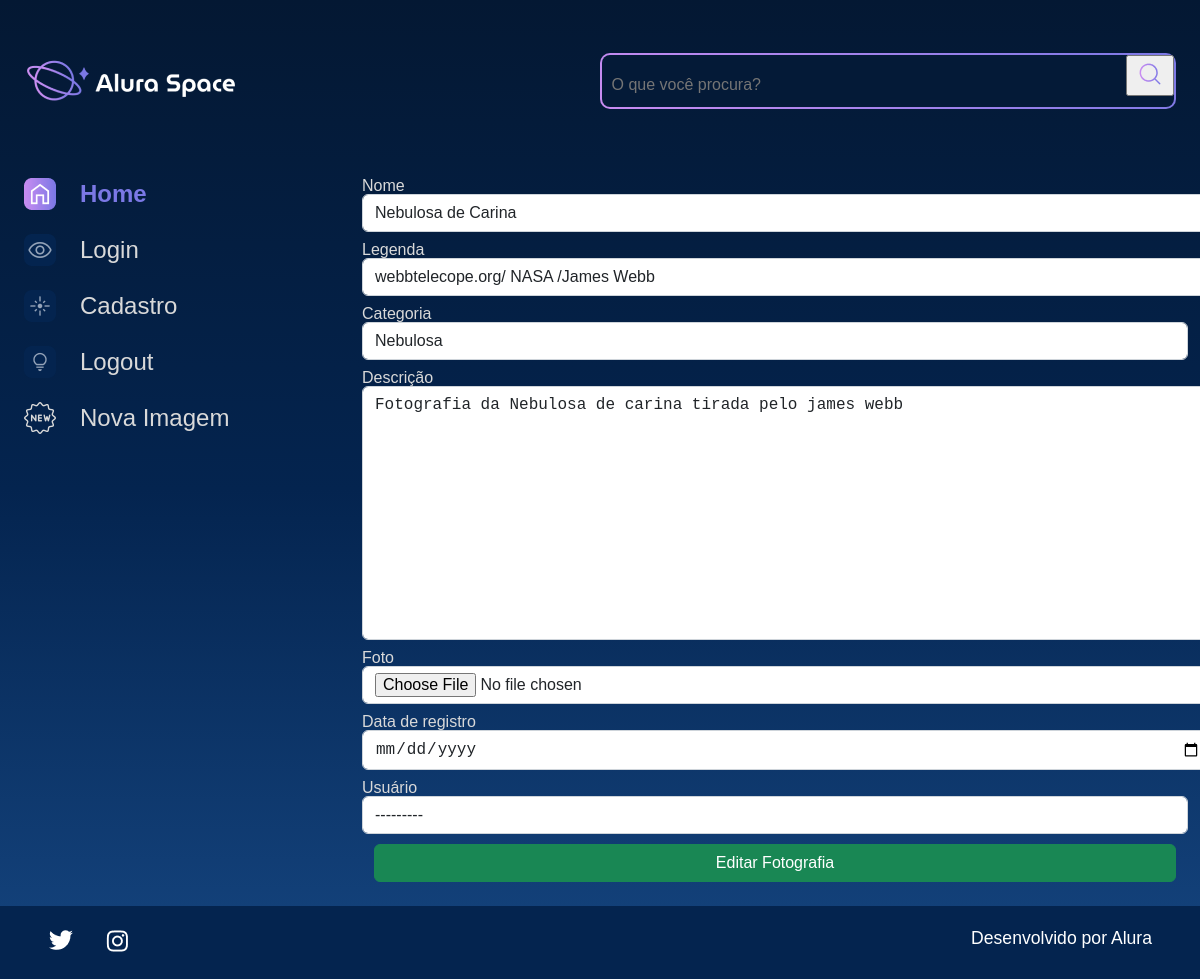
/editar-imagem/1, run on the app's committed database.
### apps/galeria/models.py (models this page shows, shortened)
class Fotografia(models.Model):
    OPCOES_CATEGORIA = [
        ("NEBULOSA","Nebulosa"),
        ("ESTRELA","Estrela"),
        ("GALÁXIA","Galáxia"),
        ("PLANETA","Planeta"),
    ]
    nome = models.CharField(max_length=100, null=False, blank=False)
    legenda = models.CharField(max_length=150, null=False, blank=False)
    categoria = models.CharField(max_length=100, choices=OPCOES_CATEGORIA, default='')
    descricao = models.TextField(null=False, blank=False)
    foto = models.ImageField(upload_to="fotos/%Y/%m/%d/", blank=True)
    publicada = models.BooleanField(default=True)
    data_fotografia = models.DateTimeField(default=datetime.now, blank=False)
    usuario = models.ForeignKey(
        to=User,
        on_delete=models.SET_NULL,
        null=True,
        blank=False,
        related_name='user'
    )

### apps/galeria/views.py (the view)
# urls.py: path('editar-imagem/<int:foto_id>', editar_imagem, name='editar_imagem'),
def editar_imagem(request, foto_id):
    fotografia = Fotografia.objects.get(id=foto_id)
    form = FotografiaForms(instance=fotografia)
    if request.method == 'POST':
        form = FotografiaForms(request.POST, request.FILES, instance=fotografia)
        if form.is_valid():
            form.save()
            messages.success(request, 'Fotografia editada com sucesso!')
            return redirect('index')
    return render(request, 'galeria/editar_imagem.html', {'form': form, 'foto_id': foto_id})

### apps/galeria/forms.py
class FotografiaForms(forms.ModelForm):
    class Meta:
        model = Fotografia
        exclude = ['publicada',]
        labels = {
            'descricao':'Descrição',
            'data_fotografia': 'Data de registro',
            'usuario': 'Usuário',
        }
        widgets = {
            'nome': forms.TextInput(attrs={'class':'form-control'}),
            'legenda': forms.TextInput(attrs={'class':'form-control'}),
            'categoria': forms.Select(attrs={'class':'form-control'}),
            'descricao': forms.Textarea(attrs={'class':'form-control'}),
            'foto': forms.FileInput(attrs={'class':'form-control'}),
            'data_fotografia': forms.DateInput(
                format = '%d/%m/%Y',
                attrs={
                    'type':'date',
                    'class':'form-control'
                }
            ),
            'usuario': forms.Select(attrs={'class':'form-control'}),
        }

### templates/galeria/editar_imagem.html (shortened to what this page needs)
{% extends 'shared/base.html' %}
{% load static %}
{% block content %}
            <section class="galeria" style="margin-left: 5em">
                <form action="{% url 'editar_imagem' foto_id %}" method="POST" enctype="multipart/form-data">
                    <div class="row">
                        {% for field in form.visible_fields %}
                        <div class="col-12 col-lg-12" style="margin-bottom: 10px;">
                            <label for="{{ field.id_for_label }}" style="color:#D9D9D9; margin-bottom: 5px;">{{field.label}}</label>
                            {{ field }}
                        </div>
                        {% endfor %}
                    </div>
                    <div>
                        <button type="submit" class="btn btn-success col-12" style="padding: top 5px;">Editar Fotografia</button>
                    </div>
                </form>
            </section>
        </main>
    </div>
</body>
{% endblock %}

### setup/static/styles/style.css (style rules this page uses)
html, body, div, span, applet, object, iframe, h1, h2, h3, h4, h5, h6, p, blockquote, pre, a, abbr, acronym, address, big, cite, code, del, dfn, em, img, ins, kbd, q, s, samp, small, strike, strong, sub, sup, tt, var, b, u, i, center, dl, dt, dd, ol, ul, li, fieldset, form, label, legend, table, caption, tbody, tfoot, thead, tr, th, td, article, aside, canvas, details, embed, figure, figcaption, footer, header, hgroup, menu, nav, output, ruby, section, summary, time, mark, audio, video { margin: 0; padding: 0; border: 0; font-size: 100%; font: inherit; vertical-align: baseline; }
article, aside, details, figcaption, figure, footer, header, hgroup, menu, nav, section { display: block; }
body { line-height: 1; font-family: 'Space Grotesk', sans-serif; min-height: 100vh; background: linear-gradient(#041833,#04244F,#154580); background-repeat: no-repeat; background-position: center; background-size: cover; }
.galeria { display: flex; width: 100%; }
.row { --bs-gutter-x: 1.5rem; --bs-gutter-y: 0; display: flex; flex-wrap: wrap; margin-top: calc(-1 * var(--bs-gutter-y)); margin-right: calc(-.5 * var(--bs-gutter-x)); margin-left: calc(-.5 * var(--bs-gutter-x)); }
.col-12 { flex: 0 0 auto; width: 100%; }
.btn { --bs-btn-padding-x: 0.75rem; --bs-btn-padding-y: 0.375rem; --bs-btn-font-family: ; --bs-btn-font-size: 1rem; --bs-btn-font-weight: 400; --bs-btn-line-height: 1.5; --bs-btn-color: #212529; --bs-btn-bg: transparent; --bs-btn-border-width: 1px; --bs-btn-border-color: transparent; --bs-btn-border-radius: 0.375rem; --bs-btn-hover-border-color: transparent; --bs-btn-box-shadow: inset 0 1px 0 rgba(255, 255, 255, 0.15),0 1px 1px rgba(0, 0, 0, 0.075); --bs-btn-disabled-opacity: 0.65; --bs-btn-focus-box-shadow: 0 0 0 0.25rem rgba(var(--bs-btn-focus-shadow-rgb), .5); display: inline-block; padding: var(--bs-btn-padding-y) var(--bs-btn-padding-x); font-family: var(--bs-btn-font-family); font-size: var(--bs-btn-font-size); font-weight: var(--bs-btn-font-weight); line-height: var(--bs-btn-line-height); color: var(--bs-btn-color); text-align: center; text-decoration: none; vertical-align: middle; cursor: pointer; -webkit-user-select: none; -moz-user-select: none; user-select: none; border: var(--bs-btn-border-width) solid var(--bs-btn-border-color); border-radius: var(--bs-btn-border-radius); background-color: var(--bs-btn-bg); transition: color .15s ease-in-out,background-color .15s ease-in-out,border-color .15s ease-in-out,box-shadow .15s ease-in-out; }
.btn-success { --bs-btn-color: #fff; --bs-btn-bg: #198754; --bs-btn-border-color: #198754; --bs-btn-hover-color: #fff; --bs-btn-hover-bg: #157347; --bs-btn-hover-border-color: #146c43; --bs-btn-focus-shadow-rgb: 60,153,110; --bs-btn-active-color: #fff; --bs-btn-active-bg: #146c43; --bs-btn-active-border-color: #13653f; --bs-btn-active-shadow: inset 0 3px 5px rgba(0, 0, 0, 0.125); --bs-btn-disabled-color: #fff; --bs-btn-disabled-bg: #198754; --bs-btn-disabled-border-color: #198754; }
.form-control { display: block; width: 100%; padding: 0.375rem 0.75rem; font-size: 1rem; font-weight: 400; line-height: 1.5; color: #212529; background-color: #fff; background-clip: padding-box; border: 1px solid #ced4da; -webkit-appearance: none; -moz-appearance: none; appearance: none; border-radius: 0.375rem; transition: border-color .15s ease-in-out,box-shadow .15s ease-in-out; }

### data on the page
Fotografia: visible_fields "Nebulosa de Carina" "webbtelecope.org/ NASA /James Webb" "Nebulosa" "Fotografia da Nebulosa de carina tirada pelo james webb" "---------"

### other printed values
{{ field.label }} "Nome" "Legenda" "Categoria" "Descrição" "Foto" "Data de registro" "Usuário"
